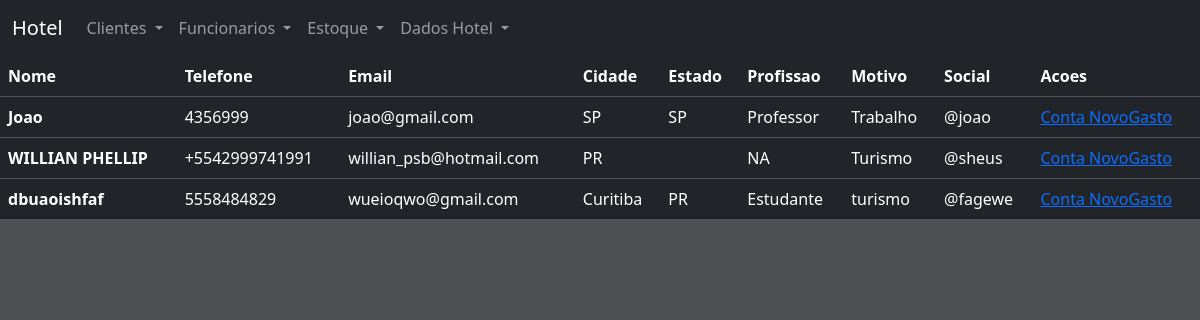
The page /clientes.php on the database its author committed.
### tables this page shows
CREATE TABLE `clientes` (
  `id` int(11) NOT NULL,
  `nome` varchar(255) DEFAULT NULL,
  `telefone` varchar(255) DEFAULT NULL,
  `email` varchar(255) DEFAULT NULL,
  `cidade` varchar(255) DEFAULT NULL,
  `estado` varchar(2) DEFAULT NULL,
  `profissao` varchar(255) DEFAULT NULL,
  `motivo` varchar(255) DEFAULT NULL,
  `redesocial` varchar(255) DEFAULT NULL
);

### class/classConexao.php (called while the page is built)
<?php
abstract class classConexao {
    protected function conectaDB(){
        try{
            $con = new PDO(
              "mysql: host=localhost; dbname=dbhotel",
              "root",
              "");
            return $con;
        } catch (PDOException $erro) {
            return $erro ->getMessage();
        }
    }
}

### class/classCrud.php (called while the page is built, shortened)
<?php
include 'C:\xampp\htdocs\controleHotel\class\classConexao.php';
class classCrud extends classConexao {
    private $crud;
    private function preparedStatements($query, $parametros){
        $this->crud = $this->conectaDB()->prepare($query);
        $this -> crud -> execute();
    }
    private function countParametros($parametros){
        $this-> contador =count($parametros);
    }
    public function selectDB($campos, $tabela, $condicao, $parametros) {
        $this->preparedStatements("SELECT {$campos} FROM {$tabela} {$condicao}", $parametros );
        return $this-> crud;
    }
}

### clientes.php (the view, shortened to what this page needs)
<?php
include_once 'includes/header.php';
include_once 'class/classCrud.php';
?>
<table class="table table-dark table-hover">
  <thead>
    <tr>
      <th scope="col">Nome</th>
      <th scope="col">Telefone</th>
      <th scope="col">Email</th>
      <th scope="col">Cidade</th>
      <th scope="col">Estado</th>
      <th scope="col">Profissao</th>
      <th scope="col">Motivo</th>
      <th scope="col">Social</th>
      <th scope="col">Acoes</th>
    </tr>
    <?php
        $crud = new classCrud();
        $bFetch= $crud->selectDB(
           "*",
           "clientes",
           "",
           array()
        );
        while($fetch= $bFetch->fetch(PDO::FETCH_ASSOC)){
            ?>
  </thead>
  <tbody>
    <tr>
      <th scope="row"><?php echo $fetch['nome'];?></th>
            <td><?php echo $fetch['telefone'];?></td>
            <td><?php echo $fetch['email'];?></td>
            <td><?php echo $fetch['cidade'];?></td>
            <td><?php echo $fetch['estado'];?></td>
            <td><?php echo $fetch['profissao'];?></td>
            <td><?php echo $fetch['motivo'];?></td>
            <td><?php echo $fetch['redesocial'];?></td>
            <td> <a href="<?php echo "clienteConta.php?id={$fetch['id']}"; ?>"> Conta  </a>
                 <a href="<?php echo "clienteGasto.php?id={$fetch['id']}"; ?>"> NovoGasto </a>
            </td>
    </tr>
    <?php
        }
        ?>
  </tbody>
</table>

### includes/header.php (shortened to what this page needs)
<!DOCTYPE html>
<html>
    <head>
        <link rel="stylesheet" href="style.css"/>
        <link href="https://cdn.jsdelivr.net/npm/bootstrap@5.3.2/dist/css/bootstrap.min.css" rel="stylesheet">
        <link rel="stylesheet" href="style.css">
    </head>
    <body>
        <nav class="navbar navbar-expand-lg navbar-dark bg-dark">
  <div class="container-fluid">
    <a class="navbar-brand" href="index.php">Hotel</a>
    <div class="collapse navbar-collapse" id="navbarNavDarkDropdown">
      <ul class="navbar-nav">
        <li class="nav-item dropdown">
          <a class="nav-link dropdown-toggle" href="#" id="navbarDarkDropdownMenuLink" role="button" data-bs-toggle="dropdown" aria-expanded="false">
            Clientes
          </a>
        </li>
      </ul>
      <ul class="navbar-nav">
        <li class="nav-item dropdown">
          <a class="nav-link dropdown-toggle" href="#" id="navbarDarkDropdownMenuLink" role="button" data-bs-toggle="dropdown" aria-expanded="false">
            Funcionarios
          </a>
        </li>
      </ul>
      <ul class="navbar-nav">
        <li class="nav-item dropdown">
          <a class="nav-link dropdown-toggle" href="#" id="navbarDarkDropdownMenuLink" role="button" data-bs-toggle="dropdown" aria-expanded="false">
            Estoque
          </a>
        </li>
      </ul>
      <ul class="navbar-nav">
        <li class="nav-item dropdown">
          <a class="nav-link dropdown-toggle" href="#" id="navbarDarkDropdownMenuLink" role="button" data-bs-toggle="dropdown" aria-expanded="false">
            Dados Hotel
          </a>
        </li>
      </ul>
    </div>
  </div>
</nav>

### style.css (style rules this page uses)
* { margin: 0; padding: 0; box-sizing: border-box; }
body { background: #4d5154; }

### rows shown on the page
clientes: nome "Joao", telefone "4356999", email "joao@gmail.com", cidade "SP", estado "SP", profissao "Professor", motivo "Trabalho", redesocial "@joao"
clientes: nome "WILLIAN PHELLIP", telefone "+5542999741991", email "willian_psb@hotmail.com", cidade "PR", profissao "NA", motivo "Turismo", redesocial "@sheus"
clientes: nome "dbuaoishfaf", telefone "5558484829", email "wueioqwo@gmail.com", cidade "Curitiba", estado "PR", profissao "Estudante", motivo "turismo", redesocial "@fagewe"
